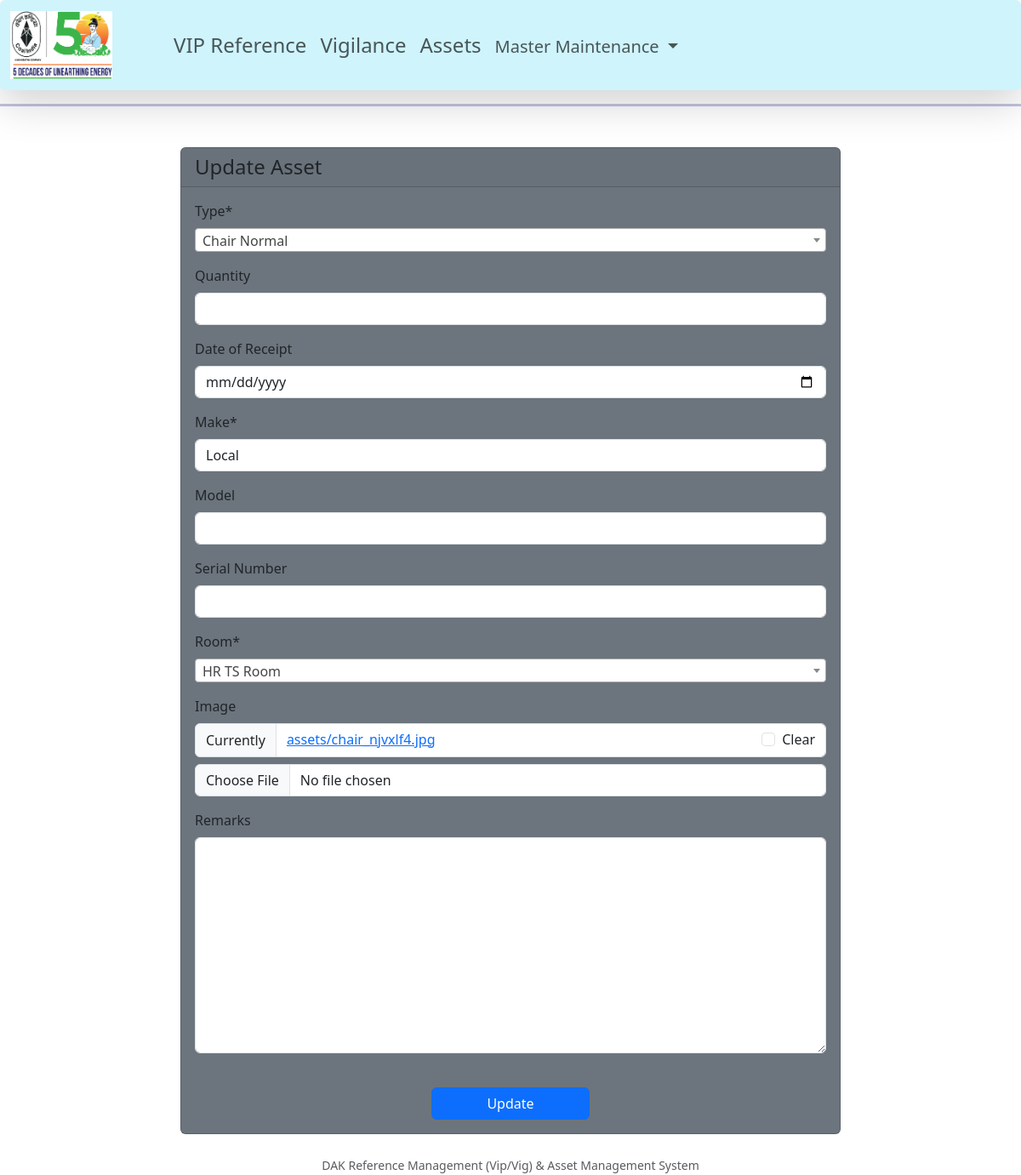
Page /fur/asset_update/44/ on the earlier database version.
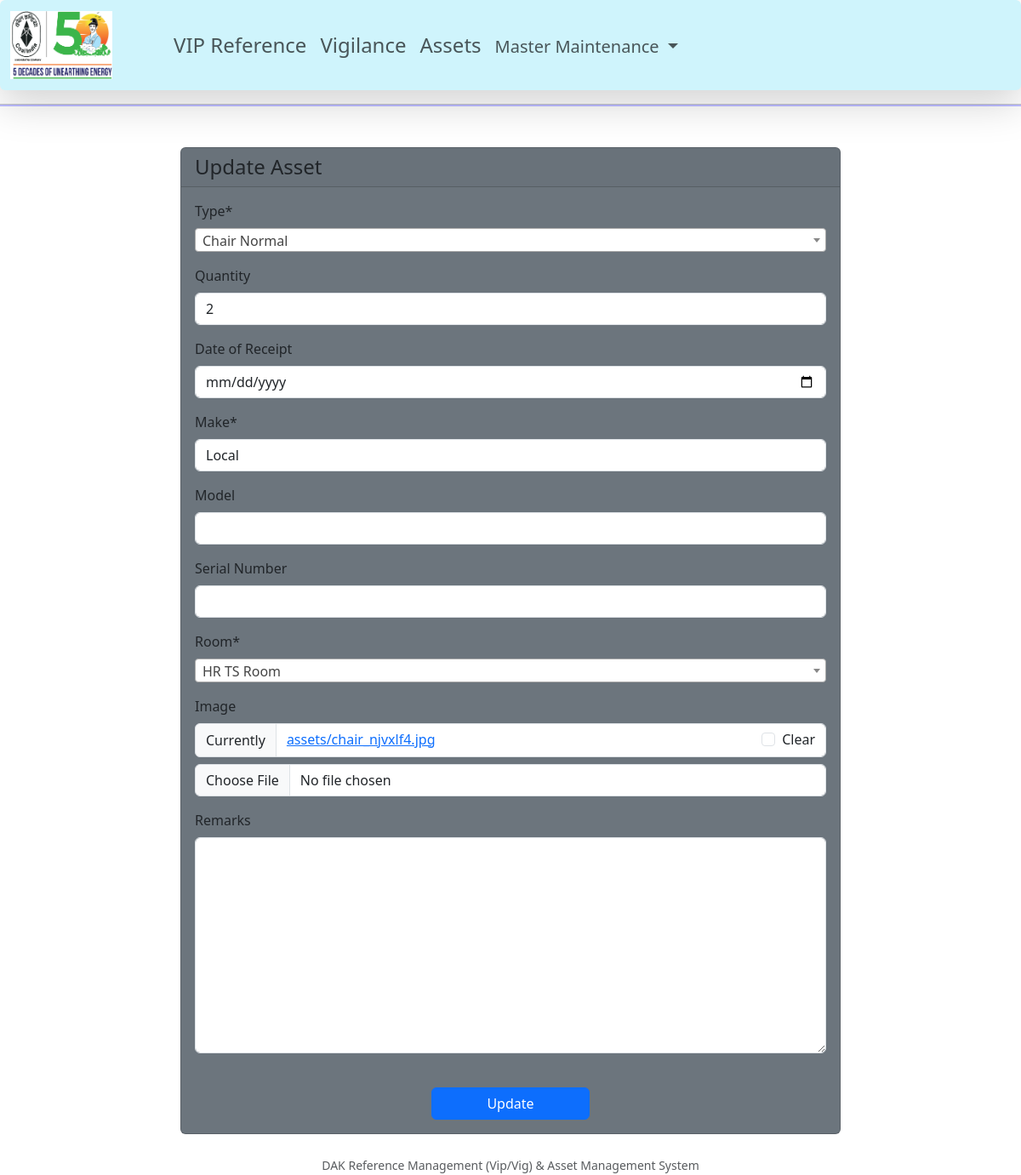
Same page on the later database version.
### furniture/models.py (models this page shows, shortened)
class Furniture(models.Model):
    room_choices=[
        ('2310','HR Director Room'),
        ('2311','HR TS Room'),
        ('2313','HR Staff Room'),
        ('231V','HR Visting Room'),
        ('2308','HR Conference Room'),
        ('231R','HR Rest Room'),
    ]
    furniture_choices=[
        ('1','Chair Normal'),
        ('2','Table'),
        ('3','Almirah'),
        ('4','Bookself'),
        ('5','PC'),
        ('6','Printer'),
        ('7','Color Printer'),
        ('8','Chair Executive'),
    ]
    furniture_type= models.ForeignKey(AssetDesc, on_delete=models.CASCADE, related_name='furniture')
    furniture_qty= models.PositiveSmallIntegerField(null=True, blank=True)
    furniture_dt_receipt= models.DateField(null=True, blank=True)
    furniture_make= models.CharField(max_length=60)
    furniture_model= models.CharField(max_length=60,null=True, blank=True)
    furniture_serial= models.CharField(max_length=60,null=True, blank=True)
    furniture_room= models.CharField(choices= room_choices)
    furniture_image= models.ImageField(upload_to='assets',null=True, blank=True, default=str(settings.MEDIA_ROOT) + '/No_Image.jpg')
    thumbnail_new= models.ImageField(upload_to='thumbnails_new',editable=False, null=True, blank=True)
    furniture_remarks= models.TextField(null=True, blank=True)
    furniture_updated = models.DateTimeField(auto_now=True)
    furniture_created = models.DateTimeField(auto_now_add=True)
    class Meta:
        ordering = ['furniture_room','-furniture_dt_receipt']

### furniture/views.py (the view)
# urls.py: path('asset_update/<str:pk>/', views.fur_update , name='fur_update'),
def fur_update(request,pk):
    ref = get_object_or_404(Furniture,id=pk)
    form = AddAssetForm(request.POST or None, request.FILES or None, instance=ref)
    if request.method == 'POST' and form.is_valid():
        form.save()
        return redirect('fur:fur_home')
    context = {
        'form': form,
        }
    return render(request, 'furniture/asset_update.html', context)

### furniture/forms.py
class AddAssetForm(forms.ModelForm):
    class Meta:
        model= Furniture
        fields = '__all__'
        labels = {
            'furniture_type': 'Type',
            'furniture_qty': 'Quantity',
            'furniture_dt_receipt': 'Date of Receipt',
            'furniture_make': 'Make',
            'furniture_model': 'Model',
            'furniture_serial': 'Serial Number',
            'furniture_room': 'Room',
            'furniture_image': 'Image',
            'furniture_remarks': 'Remarks',
        }
        widgets = {
            'furniture_dt_receipt': forms.widgets.DateInput(attrs={'type': 'date'}),
        }

### furniture/models.py (called while the page is built)
    def __str__(self):
        return self.asset_name

### furniture/templates/furniture/asset_Update.html (shortened to what this page needs)
{% extends 'base.html' %}
{% load static %}
{% load crispy_forms_tags %}
{% block content %}
<form  method='post' enctype="multipart/form-data">
    <div class="container mt-5" >
     <div class="container mt-5" style="width:800px;" >
    <div class="card  bg-secondary  fw-800" >
    <h4 class="card-header"> Update Asset </h4>
    <div class="card-body">
    {{ form | crispy }}
    <div class="col text-center justify-content-center">
        <a href="{% url 'fur:fur_home' %}">
            <button type='submit' class="btn btn-primary mt-4 text-center w-25">Update</button>
        </a>
     </div>
     </div>
     </div>
    </div>
</form>
{% endblock content %}

Differences in the rows shown:
changed Furniture "Local": furniture_qty (not shown) → "2"
